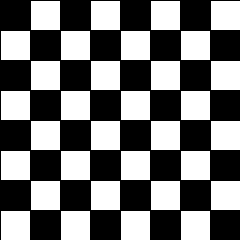
Frame 1 (no input)
Frame 60 (the mouse pressed at the canvas centre just before this capture): identical to frame 1, image omitted
Frame 120 (the mouse held since frame 60 and released just before this capture): identical to frame 1, image omitted

The Processing sketch that drew this single still picture (run headless with seeded random() and noise(); from frame 60 on, the mouse is pressed at the canvas centre):

// Processing sketch: TaskFive
// ── TaskFive.pde
int cols=8;
int rows=8;

void setup(){
   size(240,240);
  
}


void draw(){
background(255);
for(int i=0;i<cols;i++){
  for(int j=0;j<rows;j++){
    if(i%2==0 && j%2==0 || (i%2==1 && j%2==1)){
    fill(0);
    rect(i*30,j*30,30,30);
    }
    noFill();
    stroke(0);
    rect(i*30,j*30,30,30);
  }
}
}
